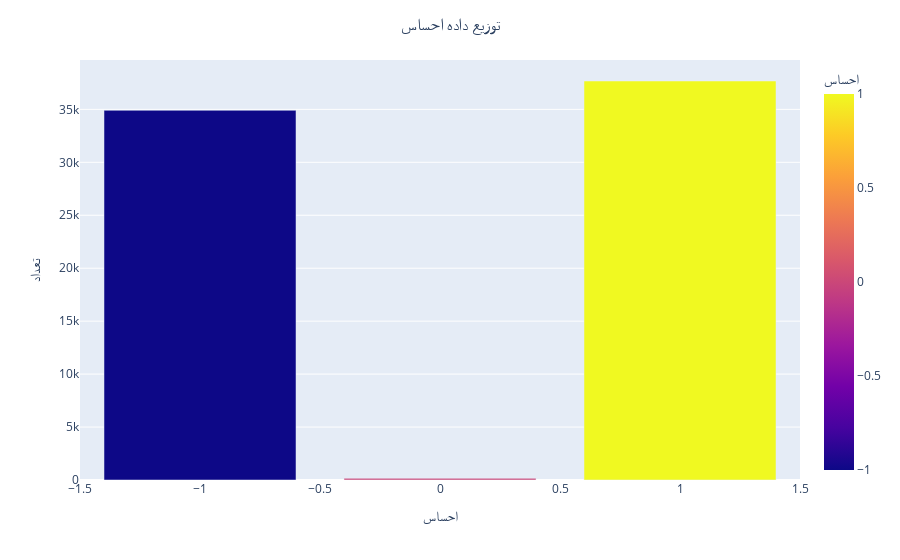

Source (notebook cell):
### Code cell
fig = px.bar(
    data_frame=df.sentiment.value_counts().rename_axis(['احساس']).reset_index(name='تعداد'),
    x="احساس",
    y="تعداد",
    color="احساس"
)

fig.update_layout(title_text='توزیع داده احساس', title_x=0.5)

pyo.iplot(fig, filename = 'توزیع داده احساس')

### Figure 1 — Plotly figure (JSON) as saved in the notebook; plotly's stock layout.template omitted (floating-point values rounded to 4 significant figures)
{"data": [{"alignmentgroup": "True", "hovertemplate": "احساس=%{marker.color}<br>تعداد=%{y}<extra></extra>", "legendgroup": "", "marker": {"color": [1, -1, 0], "coloraxis": "coloraxis", "pattern": {"shape": ""}}, "name": "", "offsetgroup": "", "orientation": "v", "showlegend": false, "textposition": "auto", "type": "bar", "x": [1, -1, 0], "xaxis": "x", "y": [37678, 34908, 155], "yaxis": "y"}], "layout": {"barmode": "relative", "coloraxis": {"colorbar": {"title": {"text": "احساس"}}, "colorscale": [[0, "#0d0887"], [0.1111, "#46039f"], [0.2222, "#7201a8"], [0.3333, "#9c179e"], [0.4444, "#bd3786"], [0.5556, "#d8576b"], [0.6667, "#ed7953"], [0.7778, "#fb9f3a"], [0.8889, "#fdca26"], [1, "#f0f921"]]}, "legend": {"tracegroupgap": 0}, "margin": {"t": 60}, "title": {"text": "توزیع داده احساس", "x": 0.5}, "xaxis": {"anchor": "y", "domain": [0, 1], "title": {"text": "احساس"}}, "yaxis": {"anchor": "x", "domain": [0, 1], "title": {"text": "تعداد"}}}}
